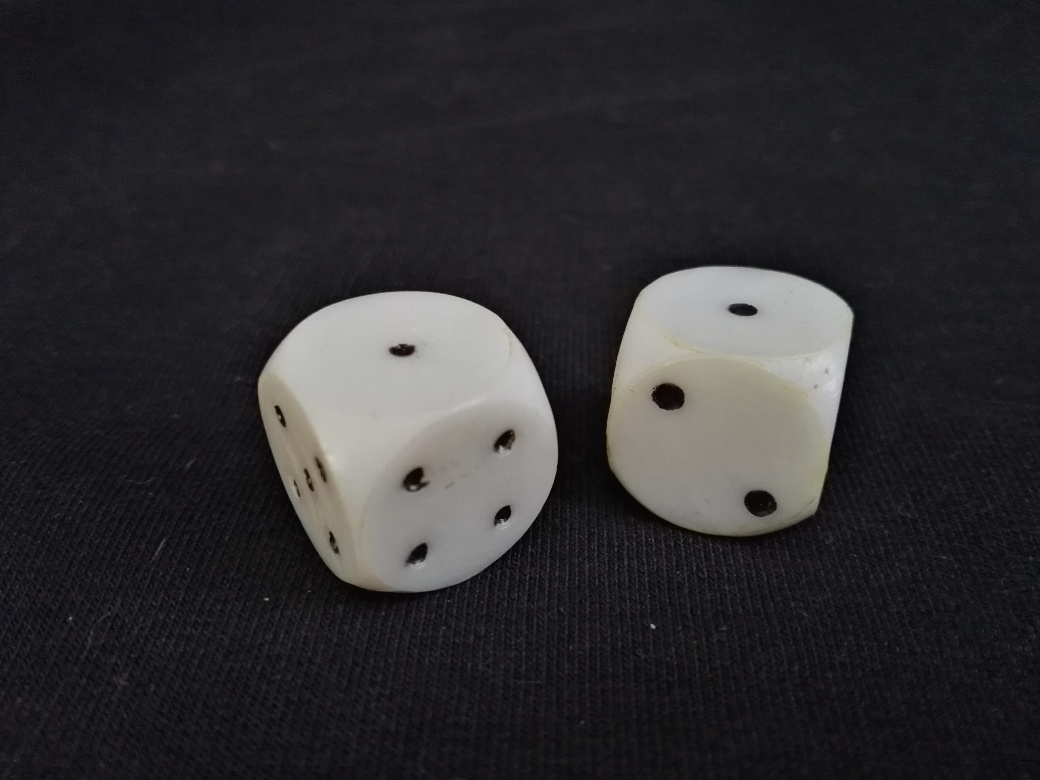
#> input picture src/algorithms/3_hugh_circle/input_images_legeslegujabb/IMG_20211031_163121.jpg, 1040 x 780 px; its folder holds only this picture in this run
$ python erw.py
#> lines starting #> are read from the running program, lines starting #| are printed output that depends on the picture; after the words box and inside, x2 and y2 are one past the last pixel; in counts of white or black regions, pixels touching at a corner belong together
from os import listdir
from os.path import isfile, join
import cv2
import numpy as np
import os
import math

# Nálam nem működött a relatív útvonal, mert a jelenlegi munkakönyvtár nem ez a
# a mappa volt, hanem az src mappa. Átírtam úgy az útvonalakat, hogy ott keressék a
# fájlokat és mappákat, ahol EZ a forrásfájl van.
# Továbbá a / jel helyett mindhol a join függvényt írtam - Tamás
fileDir = os.path.dirname(os.path.realpath(__file__))

IMAGES_DIR = os.path.join(fileDir, 'input_images_legeslegujabb')

def get_input_image_paths(dir):
    paths = []
    for file in listdir(dir):
        if isfile(join(dir, file)):
            paths.append(os.path.join(dir, file))
    return paths

def read_images(image_paths):
    images = []
    for path in image_paths:
        image = cv2.imread(path)
#> image is the input picture: shape (780, 1040, 3); mean B, G, R 48.5, 46.5, 47.6
        images.append(image)
    return images

def get_avg_image_size(images):
    avg_width, avg_height = 0, 0
    for image in images:
        avg_width += image.shape[1]
        avg_height += image.shape[0]
    return (round(avg_height / len(images)), round(avg_width / len(images)))

def resize_image(image, width = None, height = None, inter = cv2.INTER_AREA):
    dim = None
    (h, w) = image.shape[:2]

    if width is None and height is None:
        return image

    if width is None:
        r = height / float(h)
        dim = (int(w * r), height)

    else:
        r = width / float(w)
        dim = (width, int(h * r))

    resized = cv2.resize(image, dim, interpolation = inter)
    return resized

def resize_images(images, width = None, height = None):
    if width is None and height is None:
        return images

    resized = []
    for image in images:
        if width is None:
            result = resize_image(image, height = height)
            resized.append(result)

        if height is None:
            result = resize_image(image, width = width)
            resized.append(result)

        else:
            result = resize_image(image, width = width, height = height)
            resized.append(result)
    return resized

# [9 lines left out: function get_image_palette, not called in this run]


"""def process_image(index, img):
    image = img
    pixels = np.float32(image.reshape(-1, 3))

    n_colors = 6
    criteria = (cv2.TERM_CRITERIA_EPS + cv2.TERM_CRITERIA_MAX_ITER, 200, .1)
    flags = cv2.KMEANS_RANDOM_CENTERS

    _, labels, palette = cv2.kmeans(pixels, n_colors, None, criteria, 10, flags)
    _, counts = np.unique(labels, return_counts=True)

    indices = np.argsort(counts)[::-1]
    freqs = np.cumsum(np.hstack([[0], counts[indices]/float(counts.sum())]))
    rows = np.int_(image.shape[0]*freqs)

    dom_patch = np.zeros(shape=image.shape, dtype=np.uint8)
    for i in range(len(rows) - 1):
        dom_patch[rows[i]:rows[i + 1], :, :] += np.uint8(palette[indices[i]])


    low_threshold = -10
    high_threshold = 10
    for p_idx, p in enumerate(palette):
        low = np.array([ p[0], p[1], max(p[2] + low_threshold, 0) ])
        high = np.array([ p[0], p[1], min(p[2] + high_threshold, 255) ])

        mask = cv2.inRange(image, low, high)

        print(p)
        print(low)
        print(high)
        print("-" * 20)

        cv2.imshow(str(index) + "# Image mask palette " + str(p_idx), mask)


    # Display
    cv2.imshow(str(index) + "# Image", image)
    cv2.imshow(str(index) + "# Image dominant colors", dom_patch)

    hsvImg = cv2.cvtColor(image,cv2.COLOR_BGR2HSV)

    #multiple by a factor to change the saturation
    hsvImg[...,0] = hsvImg[...,0]*1.4

    #multiple by a factor of less than 1 to reduce the brightness
    #hsvImg[...,2] = hsvImg[...,2]*0.6

    back = cv2.cvtColor(hsvImg,cv2.COLOR_HSV2BGR)

    cv2.imshow(str(index) + "# Image2", back)"""

def process_image(index, image):
    gray = cv2.cvtColor(image, cv2.COLOR_BGR2GRAY)
    blurred = cv2.GaussianBlur(gray, (5, 5),  sigmaX=1.0, sigmaY=1.0)


    """im_thresh = np.ndarray(blurred.shape, blurred.dtype)
    im_thresh[blurred >= 95] = 255
    im_thresh[blurred < 95] = 0"""

    edges = cv2.Canny(blurred, 3, 200, None, 3)
    # [4 lines of commented-out code are left out]
    return edges

    """_, thresh = cv2.threshold(edges, 10, 255, cv2.THRESH_BINARY)

    im_floodfill = thresh.copy()

    h, w = thresh.shape[:2]
    mask = np.zeros((h+2, w+2), np.uint8)
    cv2.floodFill(im_floodfill, mask, (3, 3), 255)
    im_floodfill_inv = cv2.bitwise_not(im_floodfill)
    im_out = thresh | im_floodfill_inv"""


    # Display
    #cv2.imshow(str(index) + "# Image", image)
    #cv2.imshow(str(index) + "# Image2", edges)

# [27 lines left out: functions sizing_images, count_points, not called in this run]

def hough(im):
    rows = im.shape[0]
    circles = cv2.HoughCircles(im, cv2.HOUGH_GRADIENT, 1, rows / 16,
                               param1=200, param2=20,
                               minRadius=5, maxRadius=40)

    if circles is not None:
        circles = np.uint16(np.around(circles))
        for i in circles[0, :]:
            center = (i[0], i[1])
            print(center, i[2])
            # circle center
            cv2.circle(im, center, 1, (255, 0, 0), 3)
            # circle outline
            radius = i[2]
            cv2.circle(im, center, radius, (0, 0, 255), 3)

    ## [display]
    cv2.imshow(str(index)+"# Circle", im)

    return im


if __name__ == '__main__':
    image_paths = get_input_image_paths(IMAGES_DIR)
    print("Images: " + str(image_paths))

    images = read_images(image_paths)
#> images = 1 item
    #cv2.imshow("adf", images[0])

    avg_image_size = get_avg_image_size(images)
#> the loop in get_avg_image_size, `for image in images:` made 1 pass
#> (avg_width, avg_height) on pass 1: (1040, 780)
#> after the loop in get_avg_image_size, `for image in images:`: avg_height = 780; avg_width = 1040
#> avg_image_size = (780, 1040)
    print("Average image size: " + str(avg_image_size))
#| Average image size: (780, 1040)

    images = resize_images(images, width = avg_image_size[1], height = avg_image_size[0])
#> the loop in resize_images, `for image in images:` made 1 pass
#> after the loop in resize_images, `for image in images:`: resized = 1 item

    for index, image in enumerate(images):
        """if index == 1:
            break"""
        blur = process_image(index + 1, image)
        hough(blur)
#> this loop made 1 pass
#> (rows in hough, circles in hough) on pass 1: (780, [[666, 398, 16], [760, 504, 13]])
#> (printed output is left out)
#> pass 1, in process_image, `edges = cv2.Canny(blurred, 3, 200, None, 3)`:
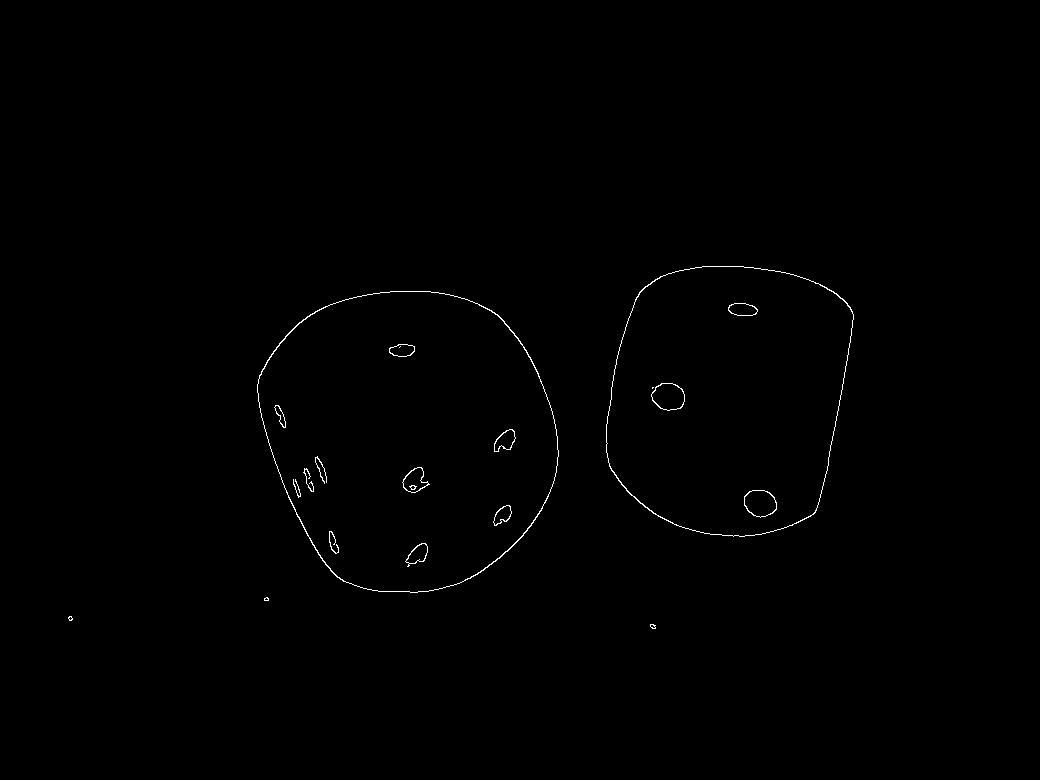
#> edges: shape (780, 1040); 0.38% white in thin lines or dots, all inside (x1, y1, x2, y2) = (68, 266, 854, 629)
        #cv2.imshow("img", image)
        #points = count_points(blur)
        #print(str(index) + "# pontok", points)


    cv2.waitKey(0)
    cv2.destroyAllWindows()

$ run again, on src/algorithms/3_hugh_circle/input_images_legeslegujabb/IMG_20211031_163926.jpg
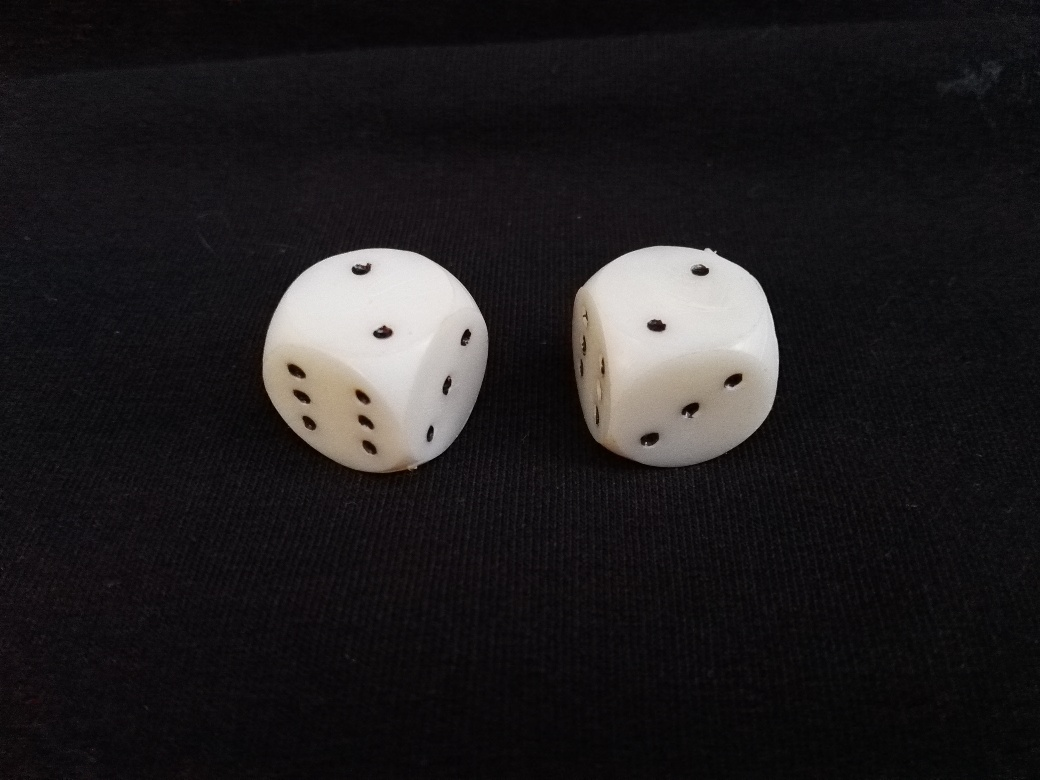
#> input picture src/algorithms/3_hugh_circle/input_images_legeslegujabb/IMG_20211031_163926.jpg, 1040 x 780 px
#> in read_images, image is the input picture: shape (780, 1040, 3); mean B, G, R 31.7, 30.3, 32.6
#> images = 1 item
#> the loop in get_avg_image_size, `for image in images:` made 1 pass
#> (avg_width, avg_height) on pass 1: (1040, 780)
#> after the loop in get_avg_image_size, `for image in images:`: avg_height = 780; avg_width = 1040
#> avg_image_size = (780, 1040)
#| Average image size: (780, 1040)
#> the loop in resize_images, `for image in images:` made 1 pass
#> after the loop in resize_images, `for image in images:`: resized = 1 item
#> the loop `for index, image in enumerate(images):` made 1 pass
#> rows in hough on pass 1: 780
#> pass 1, in process_image, `edges = cv2.Canny(blurred, 3, 200, None, 3)`:
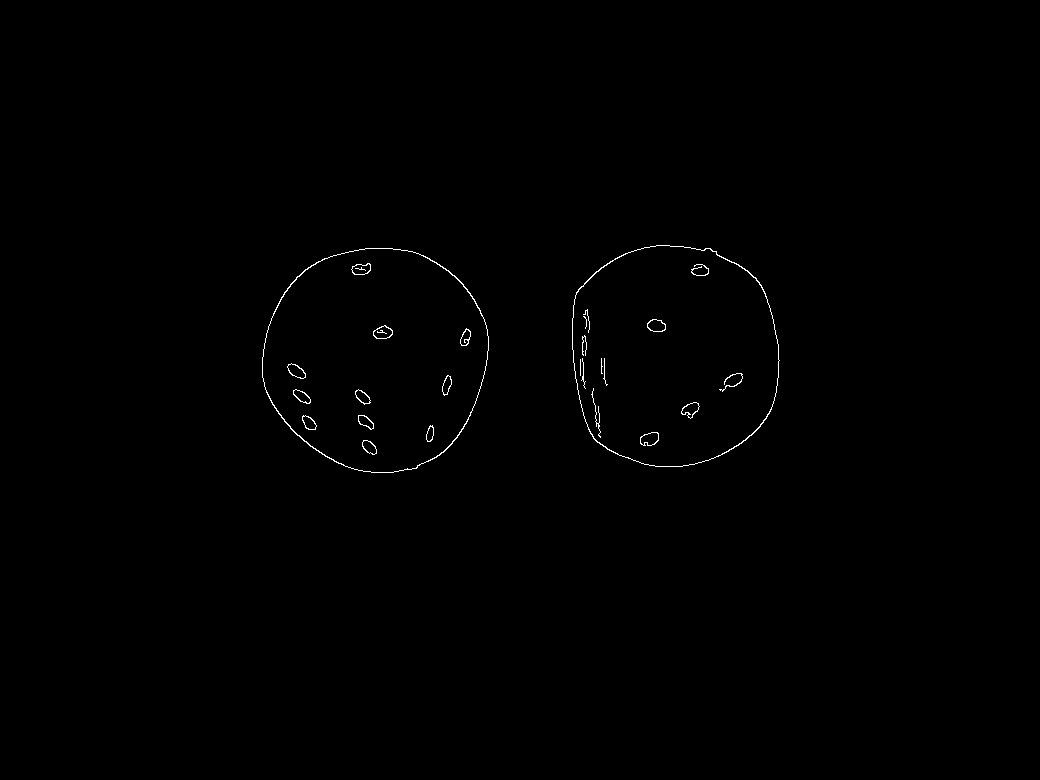
#> edges: shape (780, 1040); 0.35% white in thin lines or dots, all inside (x1, y1, x2, y2) = (262, 245, 780, 473)

$ run again, on src/algorithms/3_hugh_circle/input_images_legeslegujabb/IMG_20211031_163948.jpg
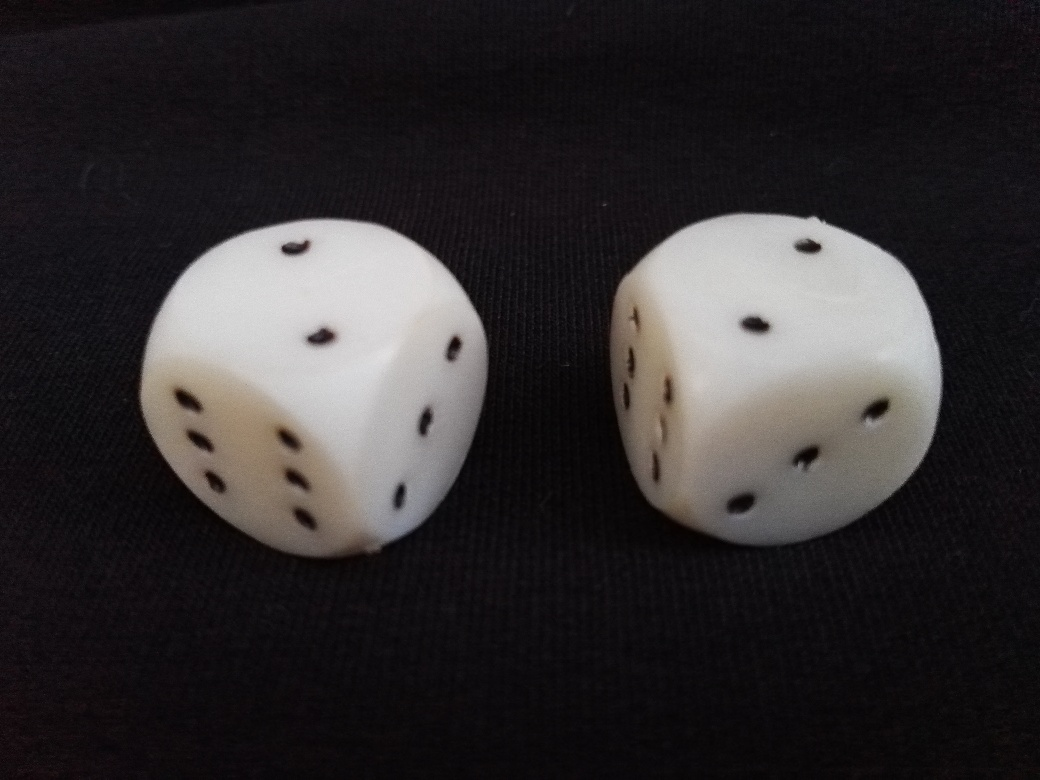
#> input picture src/algorithms/3_hugh_circle/input_images_legeslegujabb/IMG_20211031_163948.jpg, 1040 x 780 px
#> in read_images, image is the input picture: shape (780, 1040, 3); mean B, G, R 47.8, 46.5, 49.8
#> images = 1 item
#> the loop in get_avg_image_size, `for image in images:` made 1 pass
#> (avg_width, avg_height) on pass 1: (1040, 780)
#> after the loop in get_avg_image_size, `for image in images:`: avg_height = 780; avg_width = 1040
#> avg_image_size = (780, 1040)
#| Average image size: (780, 1040)
#> the loop in resize_images, `for image in images:` made 1 pass
#> after the loop in resize_images, `for image in images:`: resized = 1 item
#> the loop `for index, image in enumerate(images):` made 1 pass
#> rows in hough on pass 1: 780
#> pass 1, in process_image, `edges = cv2.Canny(blurred, 3, 200, None, 3)`:
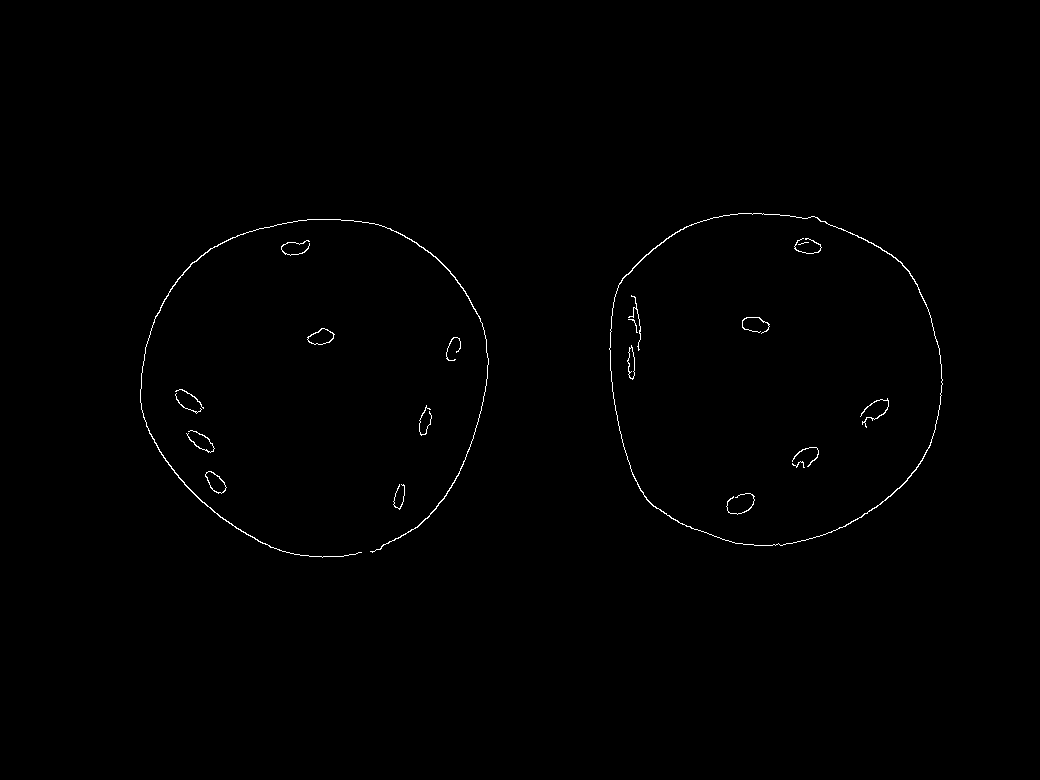
#> edges: shape (780, 1040); 0.46% white in thin lines or dots, all inside (x1, y1, x2, y2) = (140, 213, 943, 558)
